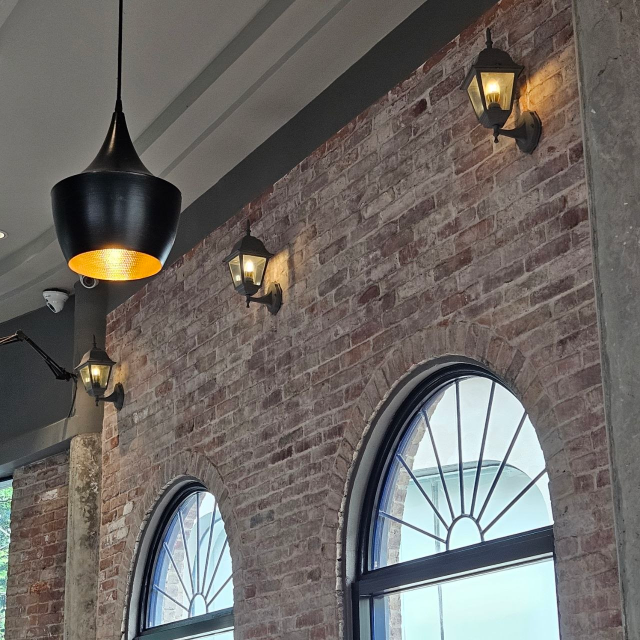
#> input picture examples/input/image.png, 1280 x 1280 px, found by its file name (shown at 1/2 size)
$ python py-engine.py image.png output.png
#> lines starting #> are read from the running program, lines starting #| are printed output that depends on the picture; after the words box and inside, x2 and y2 are one past the last pixel; in counts of white or black regions, pixels touching at a corner belong together
#> in convert, img is the input picture: PIL image 1280x1280 RGB; mean R, G, B 109.7, 105.2, 101.3
#!/usr/bin/env python3
"""
py-engine.py
Convert any photo into a two-tone "woven mesh halftone" artwork:
solid cobalt blue + peach, with highlights rendered as a square screen/grid
that thickens into solid colour, and shadows dissolving into flat blue.

Usage:
    python py-engine.py image.png output.png
    python py-engine.py image.png output.png --cell 7 --contrast 1.6 --mode mesh
    python py-engine.py image.png output.png --mode dots --bg "#0A3EA8" --fg "#F4C49A"

Modes:
    mesh    square-hole screen (default, matches the reference look)
    dots    round halftone dots
    dither  blocky error-diffusion (pixel-art feel)

Requires: pip install pillow numpy
"""
import argparse
import numpy as np
from PIL import Image, ImageOps, ImageFilter


def hex_to_rgb(h):
    h = h.lstrip("#")
    return tuple(int(h[i:i + 2], 16) for i in (0, 2, 4))


def prepare_tone(img, width, contrast, gamma, blur, local, invert):
    """Grayscale tone map in [0,1] with strong, punchy contrast."""
#> called with width = 1400, contrast = 1.5, gamma = 1, blur = 0.8, local = 0.8, invert = False
    img = ImageOps.exif_transpose(img).convert("L")
#> img: PIL image 1280x1280 L
    w, h = img.size
#> w = 1280; h = 1280
    img = img.resize((width, max(1, round(h * width / w))), Image.LANCZOS)
#> img: PIL image 1400x1400 L
    img = ImageOps.autocontrast(img, cutoff=1)
    if blur > 0:
        img = img.filter(ImageFilter.GaussianBlur(blur))

    t = np.asarray(img, dtype=np.float32) / 255.0

    # Local contrast (poor-man's CLAHE): subtract a heavily blurred copy so
    # details survive in both sky and ground.
    if local > 0:
        big = np.asarray(
            img.filter(ImageFilter.GaussianBlur(max(width / 12, 4))),
            dtype=np.float32) / 255.0
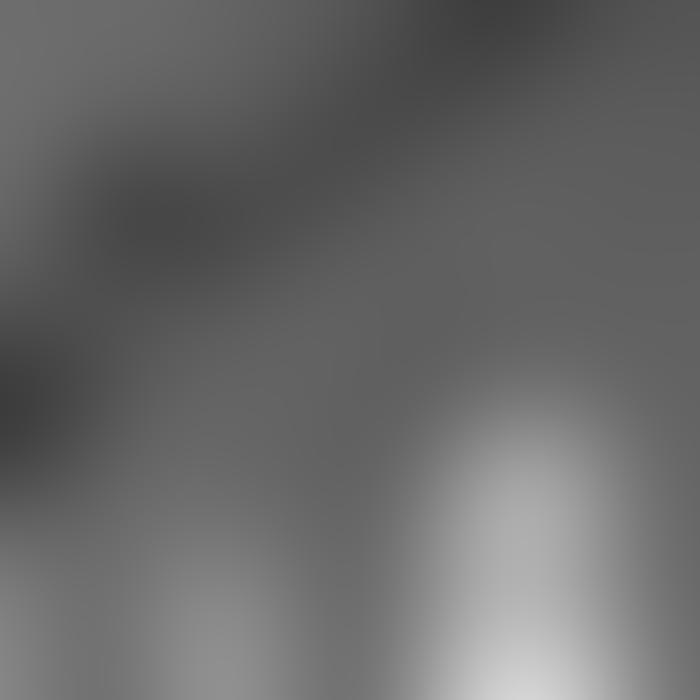
#> big: shape (1400, 1400) float32 (shown at 1/2 size); min 0.235, max 0.831, mean 0.41
        t = t + local * (t - big)

    t = np.clip(t, 0, 1) ** gamma
    t = np.clip((t - 0.5) * contrast + 0.5, 0, 1)
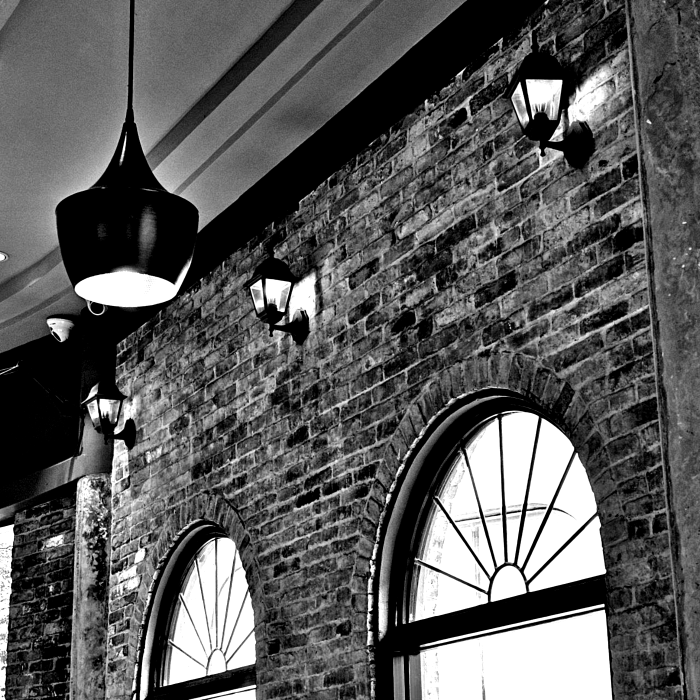
#> t: shape (1400, 1400) float32 (shown at 1/2 size); min 0, max 1, mean 0.358
    if invert:
        t = 1 - t
    return t


def bayer(n):
    m = np.array([[0, 2], [3, 1]], dtype=np.float32)
    while m.shape[0] < n:
        m = np.block([[4 * m, 4 * m + 2], [4 * m + 3, 4 * m + 1]])
    return (m + 0.5) / (m.size)


def render_mesh(t, cell, grain, rng, floor, ceil):
    """Peach = outside a square hole whose size shrinks as tone rises."""
#> called with cell = 6, grain = 0.07, floor = 0.25, ceil = 0.95
    H, W = t.shape
#> H = 1400; W = 1400
    yy, xx = np.mgrid[0:H, 0:W]
    u = ((xx % cell) + 0.5) / cell * 2 - 1
    v = ((yy % cell) + 0.5) / cell * 2 - 1
    d = np.maximum(np.abs(u), np.abs(v))          # 0 centre .. 1 edge

    tone = np.clip((t - floor) / max(ceil - floor, 1e-3), 0, 1)
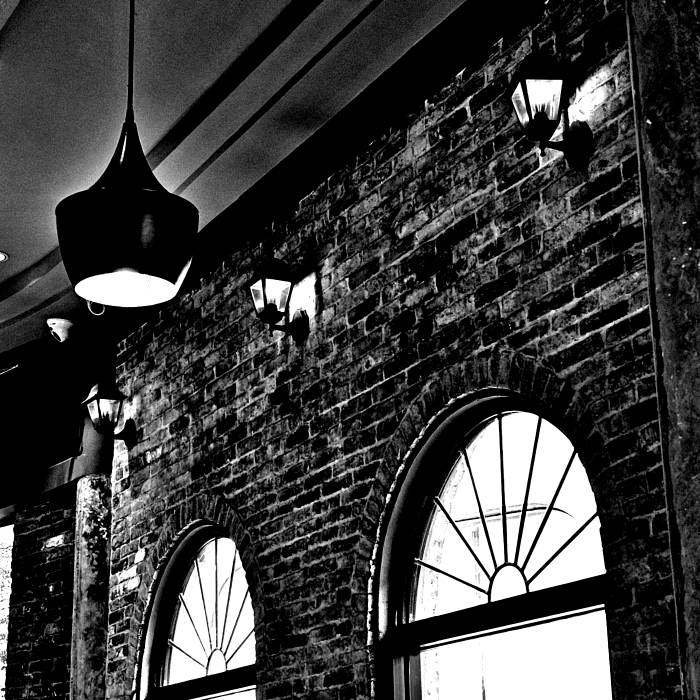
#> tone: shape (1400, 1400) float32 (shown at 1/2 size); min 0, max 1, mean 0.245
    solid = tone > 0.98                            # pure highlights stay clean
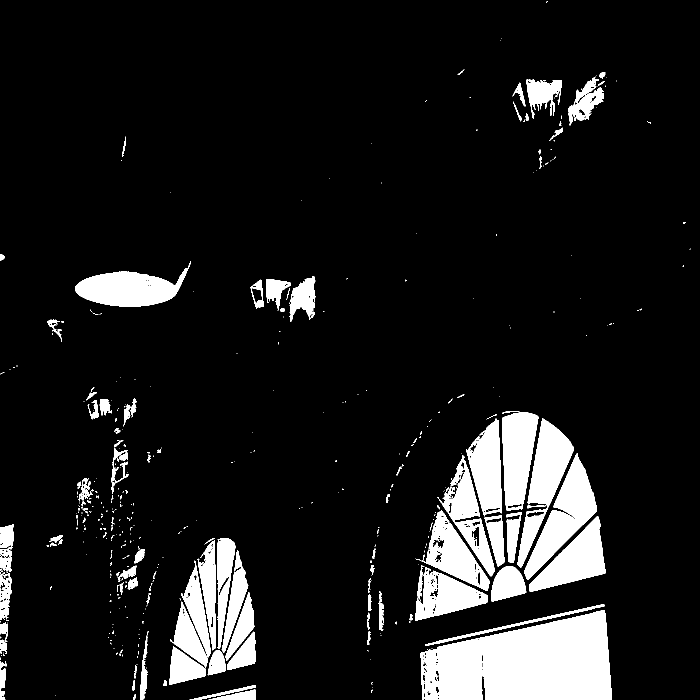
#> solid: shape (1400, 1400) bool (shown at 1/2 size); 10.6% white; 443 white regions (337 under 20 px), largest, box (x1, y1, x2, y2) and area: (841, 1220, 1224, 1400) 51323, (1048, 906, 1193, 1160) 12747, (1035, 837, 1148, 1135) 11990
    if grain > 0:
        tone = np.clip(tone + rng.normal(0, grain, t.shape), 0, 1)
    hole = np.sqrt(1 - tone)                       # hole half-size
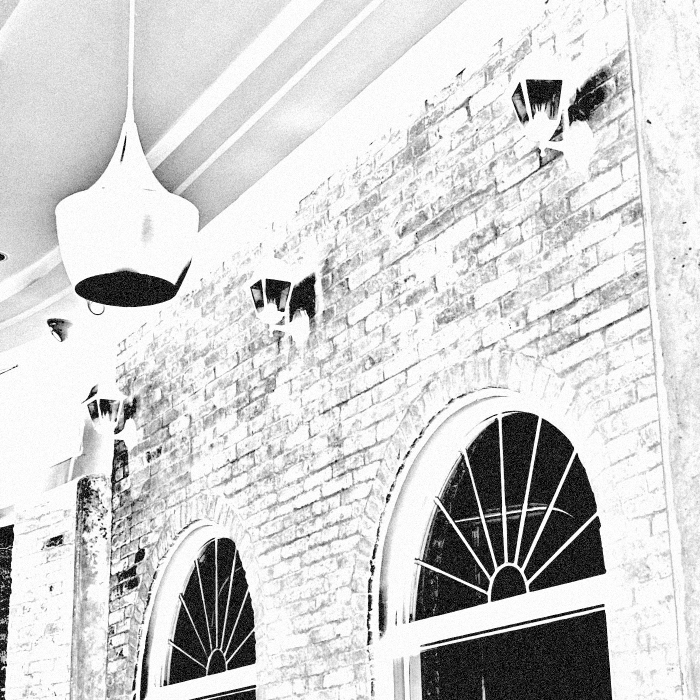
#> hole: shape (1400, 1400) float64 (shown at 1/2 size); min 0, max 1, mean 0.818
    # thin grid lines appear at tone ~0.15 (hole≈0.92), solid at tone 1
    return ((d >= hole) & (tone > 0.12)) | solid
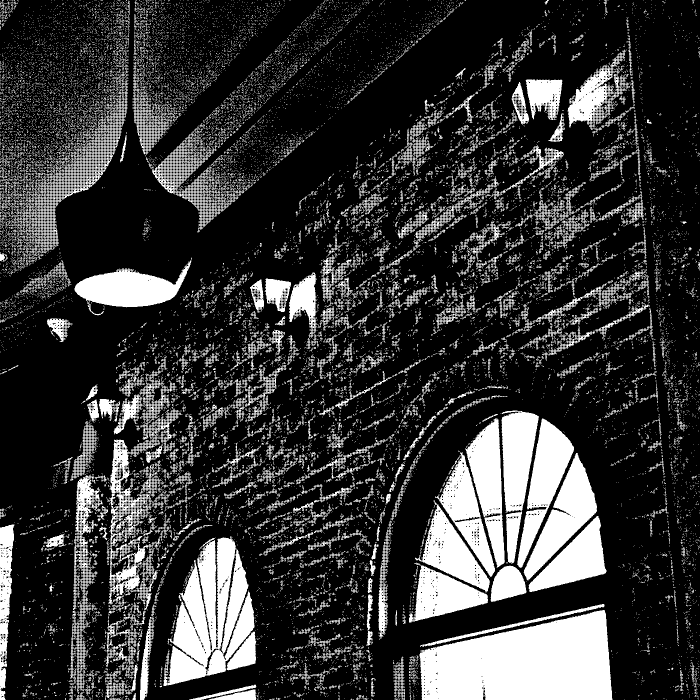
#> returned value: shape (1400, 1400) bool (shown at 1/2 size); 21.5% white; 17604 white regions (16586 under 20 px), largest, box (x1, y1, x2, y2) and area: (838, 1220, 1225, 1400) 52542, (327, 1073, 509, 1372) 30449, (213, 713, 365, 1220) 16395


def render_dots(t, cell, grain, rng, floor, ceil):
    H, W = t.shape
    yy, xx = np.mgrid[0:H, 0:W]
    u = ((xx % cell) + 0.5) / cell * 2 - 1
    v = ((yy % cell) + 0.5) / cell * 2 - 1
    r = np.sqrt(u * u + v * v) / np.sqrt(2)
    tone = np.clip((t - floor) / max(ceil - floor, 1e-3), 0, 1)
    if grain > 0:
        tone = np.clip(tone + rng.normal(0, grain, t.shape), 0, 1)
    return r < np.sqrt(tone) * 0.95


def render_dither(t, cell, grain, rng, floor, ceil):
    """Blocky ordered dither: work at low-res, then scale up by `cell`."""
    H, W = t.shape
    h2, w2 = max(1, H // cell), max(1, W // cell)
    small = np.asarray(
        Image.fromarray((t * 255).astype(np.uint8)).resize((w2, h2), Image.BOX),
        dtype=np.float32) / 255.0
    tone = np.clip((small - floor) / max(ceil - floor, 1e-3), 0, 1)
    if grain > 0:
        tone = np.clip(tone + rng.normal(0, grain, tone.shape), 0, 1)
    thr = np.tile(bayer(4), (h2 // 4 + 1, w2 // 4 + 1))[:h2, :w2]
    out = tone > thr
    out = np.kron(out, np.ones((cell, cell), dtype=bool))
    full = np.zeros((H, W), dtype=bool)
    full[:out.shape[0], :out.shape[1]] = out[:H, :W]
    return full


def convert(path, out, width=1400, cell=6, contrast=1.5, gamma=1.0, blur=0.8,
            local=0.8, grain=0.07, floor=0.25, ceil=0.95, mode="mesh",
            bg="#0A3EA8", fg="#F4C49A", invert=False, scale=1, seed=7):
    rng = np.random.default_rng(seed)
    img = Image.open(path)
    t = prepare_tone(img, width, contrast, gamma, blur, local, invert)

    fn = {"mesh": render_mesh, "dots": render_dots, "dither": render_dither}[mode]
    mask = fn(t, cell, grain, rng, floor, ceil)

    canvas = np.empty(mask.shape + (3,), dtype=np.uint8)
    canvas[:] = hex_to_rgb(bg)
    canvas[mask] = hex_to_rgb(fg)

    result = Image.fromarray(canvas, "RGB")
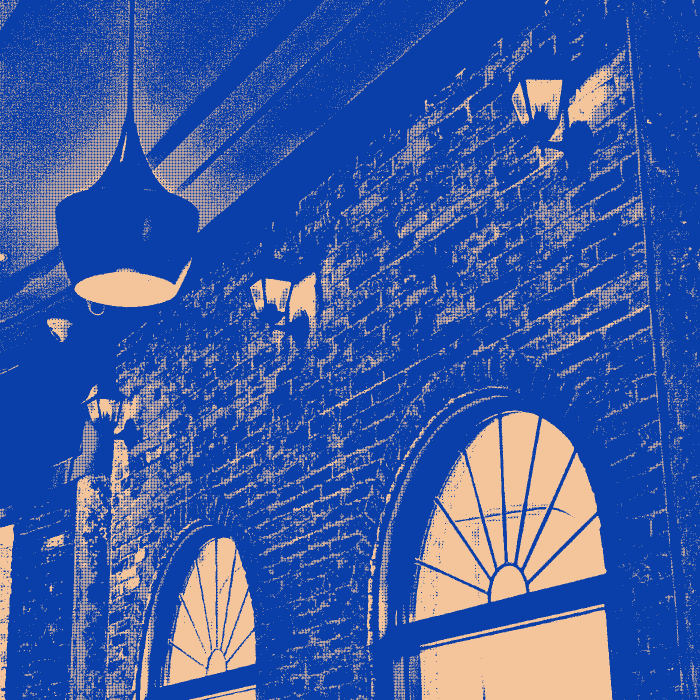
#> result: PIL image 1400x1400 RGB (shown at 1/2 size); mean R, G, B 60.4, 90.8, 165
    if scale != 1:
        result = result.resize((result.width * scale, result.height * scale),
                               Image.NEAREST)
    result.save(out)
    return result


def main():
    p = argparse.ArgumentParser(description="Image -> two-tone mesh halftone art")
    p.add_argument("input")
    p.add_argument("output")
    p.add_argument("--mode", choices=["mesh", "dots", "dither"], default="mesh")
    p.add_argument("--width", type=int, default=1400, help="working width (px)")
    p.add_argument("--cell", type=int, default=6, help="screen cell size (px)")
    p.add_argument("--contrast", type=float, default=1.5)
    p.add_argument("--gamma", type=float, default=1.0, help="<1 brighter, >1 darker")
    p.add_argument("--blur", type=float, default=0.8)
    p.add_argument("--local", type=float, default=0.8, help="local contrast boost")
    p.add_argument("--grain", type=float, default=0.07, help="noise for broken edges")
    p.add_argument("--floor", type=float, default=0.25, help="tones below -> solid bg")
    p.add_argument("--ceil", type=float, default=0.95, help="tones above -> solid fg")
    p.add_argument("--bg", default="#0A3EA8")
    p.add_argument("--fg", default="#F4C49A")
    p.add_argument("--invert", action="store_true")
    p.add_argument("--scale", type=int, default=1, help="nearest-neighbour upscale")
    p.add_argument("--seed", type=int, default=7)
    a = p.parse_args()
    convert(a.input, a.output, a.width, a.cell, a.contrast, a.gamma, a.blur,
            a.local, a.grain, a.floor, a.ceil, a.mode, a.bg, a.fg, a.invert,
            a.scale, a.seed)
    print(f"Saved {a.output}")


if __name__ == "__main__":
    main()
